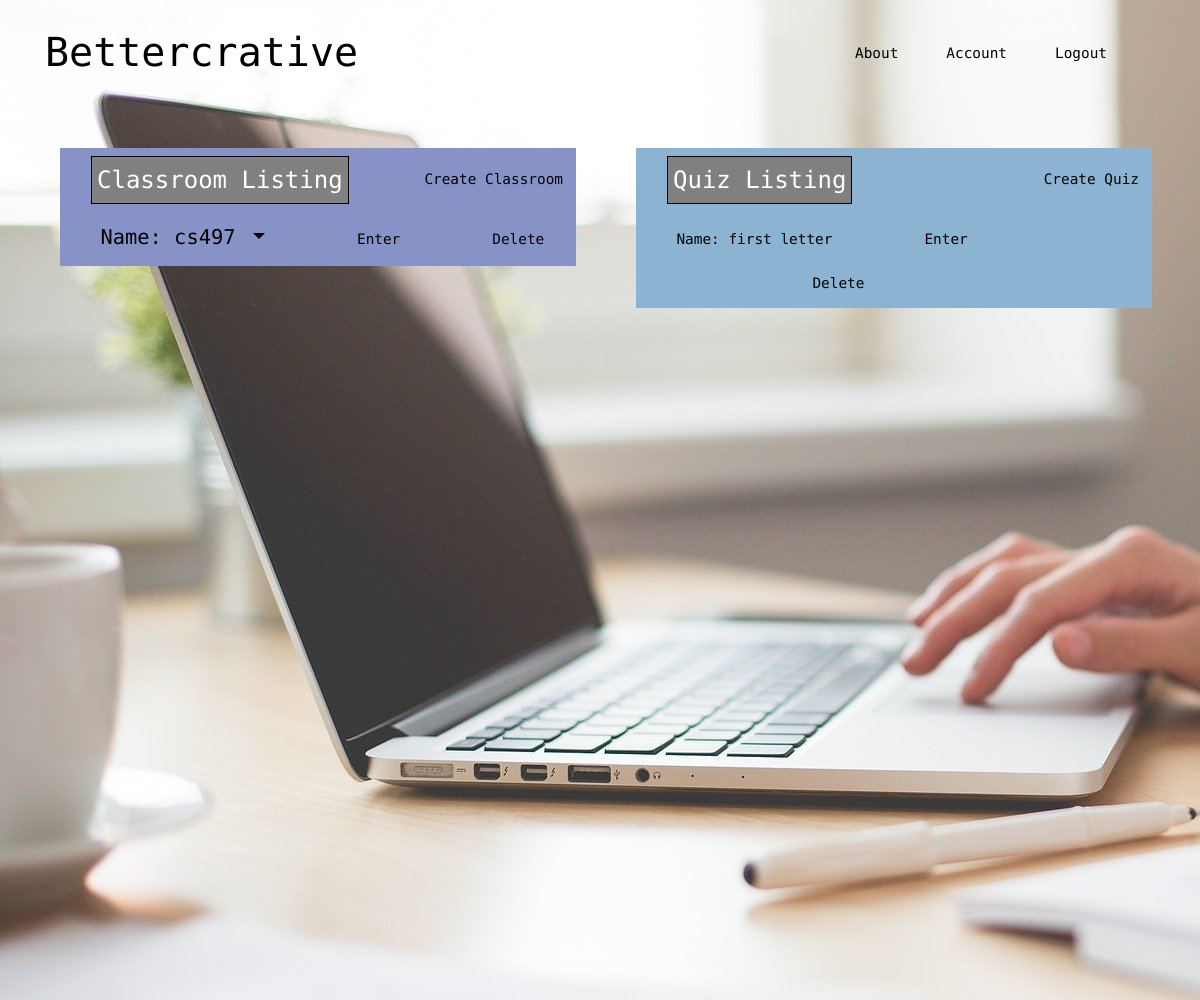
Before: /account (signed in) with the older database file.
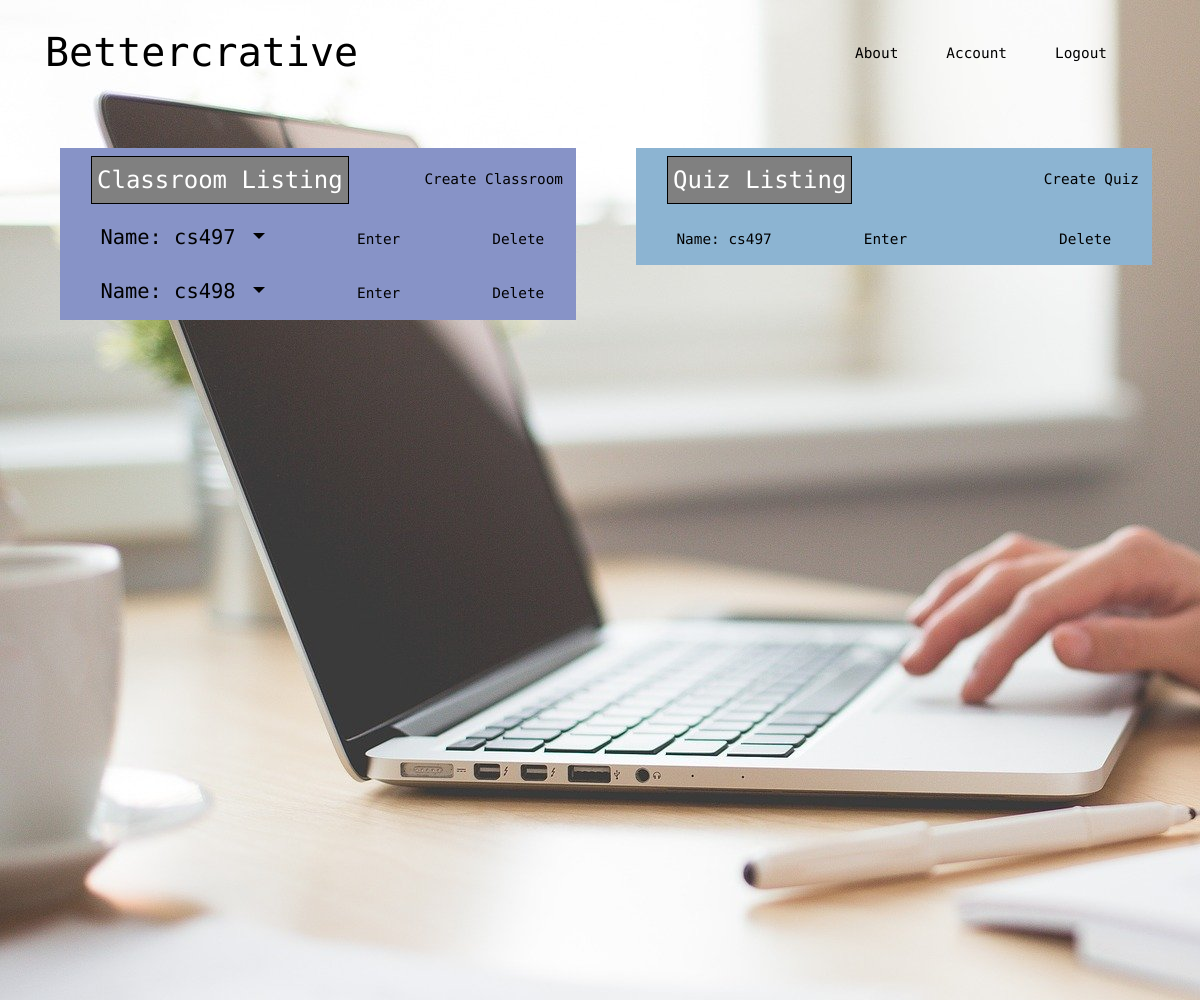
After: the same page with the newer database file.
### bettercrative/models.py (models this page shows, shortened)
class Classroom(db.Model):
    id = db.Column(db.Integer, primary_key=True)
    name = db.Column(db.String(20), unique=True, nullable=False)
    date_created = db.Column(db.Date, nullable=False, default=datetime.utcnow)
    user_id = db.Column(db.Integer, db.ForeignKey('user.id'), nullable=False)
    added_quizzes = db.relationship('Quiz', backref='classroom_host', cascade="all, delete, delete-orphan")
    active_quiz = db.Column(db.Integer, nullable=True, default=None)

class Quiz(db.Model):
    id = db.Column(db.Integer, primary_key=True)
    name = db.Column(db.String(50), unique=True, nullable=False)
    question_content = db.Column(db.String, nullable=False)
    question_answers = db.relationship('Answer', backref='quiz', lazy=True, collection_class=list,
                                       cascade="all, delete, delete-orphan")
    date_created = db.Column(db.Date, nullable=False, default=datetime.today())
    user_id = db.Column(db.Integer, db.ForeignKey('user.id'), nullable=False)
    classroom_host_id = db.Column(db.Integer, db.ForeignKey('classroom.id'), nullable=True)
    active_question = db.Column(db.String, nullable=True)
    questions = db.relationship('Question', backref='quiz', lazy=True, collection_class=list, cascade="all, delete, delete-orphan")

### bettercrative/users/routes.py (the view)
@users.route("/account", methods=['GET', 'POST'])
@login_required
def account():
    form = UpdateAccountForm()
    if form.validate_on_submit():
        if form.picture.data:
            picture_file = save_picture(form.picture.data)
            current_user.image_file = picture_file
        current_user.username = form.username.data
        current_user.email = form.email.data
        db.session.commit()
        flash(u'Your account has been updated!', 'success')
        return redirect(url_for('users.account'))
    elif request.method == 'GET':
        form.username.data = current_user.username
        form.email.data = current_user.email
    image_file = url_for('static', filename='profile_pics/' + current_user.image_file)
    return render_template('account.html', title='Account',
                           image_file=image_file, form=form)

### bettercrative/models.py (called while the page is built)
@login_manager.user_loader
def load_user(id):
    return User.query.get(int(id))

### bettercrative/templates/account.html (shortened to what this page needs)
{% extends "layout.html" %}
{% block content %}
<div class = "wrapper">
<div class="col classroomcolumn">
    <nav class="navbar">
        <div class="titlebar">
            Classroom Listing
        </div>
        <a class="btn-large sideClick" href="{{ url_for('classrooms.new_classroom') }}" style = "font-size:1.2vw;">
            Create Classroom
        </a>
        {% for classroom in current_user.classrooms %}
            <div class="row classroom_element">
                <div class="dropdown show">
                    <a aria-expanded="false" aria-haspopup="true" class="navbar-brand dropdown-toggle"
                    data-toggle="dropdown" id="dropdownMenuLink" role="button">
                        Name: {{ classroom.name }}
                    </a>
                </div>
                <div class="edit_class">
                    <a class="btn-lg" href="{{url_for('classrooms.classroom', classroom_id=classroom.id )}}">
                        Enter
                    </a>
                </div>
                <div class="delete_class">
                    <a href="{{ url_for('users.delete_classroom', classroom_id=classroom.id) }}" class="btn-lg">
                        Delete
                    </a>
                </div>
            </div>
        {% endfor %}
    </nav>
</div>
<div class="col quizcolumn">
    <nav class="navbar">
        <div class="titlebar">
            Quiz Listing
        </div>
        <a class="btn-large sideClick" href="{{ url_for('quizzes.new_quiz') }}" style = "font-size:1.2vw;">
            Create Quiz
        </a>
        {% for quiz in current_user.quizzes %}
            <div class="row classroom_element">
                <div class="dropdown show quizColumn" >
                    <a  class="navbar-brand"
                    >
                        Name: {{ quiz.name }}
                    </a>
                </div>
                <div class="edit_class">
                    <a href = "{{ url_for('quizzes.quiz', quiz_id=quiz.id)}}" class = "btn-lg">
                        Enter
                    </a>
                </div>
                <div class="delete_class">
                    <a class= "btn-lg" href = " {{url_for('users.delete_quiz', quiz_id=quiz.id) }}">
                        Delete
                    </a>
                </div>
            </div>
        {% endfor %}
    </nav>
</div>
{% endblock %}

### bettercrative/templates/layout.html (shortened to what this page needs)
<!DOCTYPE html>
<html lang="en">
<head>
    <link href="https://stackpath.bootstrapcdn.com/bootstrap/4.4.1/css/bootstrap.min.css"
 rel="stylesheet">
    <link href="{{ url_for('static', filename='vendor/fontawesome-free/css/all.min.css')}}" rel="stylesheet" type="text/css">
    <link href="{{ url_for('static', filename='main.css') }}" rel="stylesheet" type="text/css">
</head>
<body id = "body">
<div class="transparent-background">
        <header>
            <nav class="nav">
                <div class="container">
                    <div class="logo">
                        <a href="{{ url_for('main.home') }}">Bettercrative</a>
                    </div>
                    <div class="listofcontents" id="navlistcontents">
                        <ul class="navlinks">
                            {% if current_user.is_authenticated %}
                            <li><a href="{{ url_for('main.about') }}"> About </a></li>
                            <li><a href="{{ url_for('users.account') }}"> Account </a></li>
                            <li><a href="{{ url_for('users.logout') }}"> Logout </a></li>
                            {% else %}
                            <li><a href="{{ url_for('classrooms.enter_classroom') }}"> Enter Classroom </a></li>
                            <li><a href="{{ url_for('users.login') }}"> Login </a></li>
                            <li><a href="{{ url_for('users.register') }}"> Register </a></li>
                            <li><a href="{{ url_for('main.about') }}"> About </a></li>
                            </li>
                            {% endif %}
                        </ul>
                    </div>
                </div>
            </nav>
        </header>
    <section class="home-section">
        {% block content %}
        {% endblock %}
    </section>
</div>
</body>
</html>

### bettercrative/static/main.css (style rules this page uses)
body { background-attachment: fixed; font-family: 'Open Sans Condensed'; font-size: 180%; background-image: url("images/laptopmono.jpg"); }
* { box-sizing: border-box; }
.wrapper { margin-top:5vw; width:100%; }
section { opacity: 100%; }
body:after { content: ' '; display: block; position: absolute; left: 0; top: 0; z-index: -1; width: 100%; height: 100%; }
.nav { z-index: 3; width: 100%; height: 65px; position: fixed; line-height: 65px; text-align: center; }
.nav div.logo { float: left; width: auto; height: auto; }
.nav div.logo a { text-decoration: none; color: black; font-size: 2.5rem; font-family: 'Source Code Pro', monospace; }
.nav div.listofcontents { height:65px; float:right; font-size:1.5vw; overflow: hidden; }
.nav div.listofcontents a { text-decoration: none; color: black; font-family: 'Source Code Pro', monospace; }
.nav div.listofcontents ul { width: 100%; height: 65px; display: flex; list-style: none; margin: 0; padding: 0; font-size: 1.2vw; }
.nav div.listofcontents li { width: auto; height: 65px; padding: 0; padding-right:3rem; }
.nav { padding-top: 20px; padding-bottom: 20px; -webkit-transform: all 0.4s ease; transition: all 0.4s ease; }
.transparent-background { background-image: url("images/laptopmono.jpg"); }
.home-section { width: 100%; padding-top: 40px; height: 1000px; }
a#dropdownMenuLink.navbar-brand.dropdown-toggle { font-size: 1.7vw; }
.classroomcolumn { background-color:#8793c7; height:52%; width:43%; float:left; margin-left:5vw; margin-top: 4vw; }
div.col.quizcolumn { background-color:#8cb4d2; height:52%; width:43%; float:left; margin-left:5vw; margin-top: 4vw; }
div.col.quizcolumn div.delete_class { margin-left: 10vw; }
nav.navbar { width: 42vw; }
div.row.classroom_element { font-family: 'Source Code Pro'; display:inline-flex; }
.classroom_element { margin-top:2%; margin-left:2%; }
div.dropdown a { color: white; text-decoration: none; }
div.dropdown.show a { color: white; }
.edit_class a { color: white; text-decoration: none; position:relative; }
.delete_class a { color: white; text-decoration: none; position:relative; }
.titlebar { border-style: solid; border-width:1px; border-color:black; background-color:grey; padding:5px; font-family: "Source Code Pro"; font-size:2vw; color:white; text-align:center; max-width: 100%; }
div.col.classroomcolumn a { text-decoration: none; font-family: 'Source Code Pro'; color: black; font-size:1.2vw; }
div.col.quizcolumn a { text-decoration: none; font-family: 'Source Code Pro'; color: black; font-size:1.2vw; }
div.edit_class { margin-left:5vw; }
div.delete_class { margin-left:5vw; }
a.btn-large.sideClick { font-size:1.5vw; }
a:not([href]) { font-size:1.2vw; color:black; }

Changed rows visible on the page:
removed Quiz: name "first letter"
added Classroom: name "cs498"
added Quiz: name "cs497"
